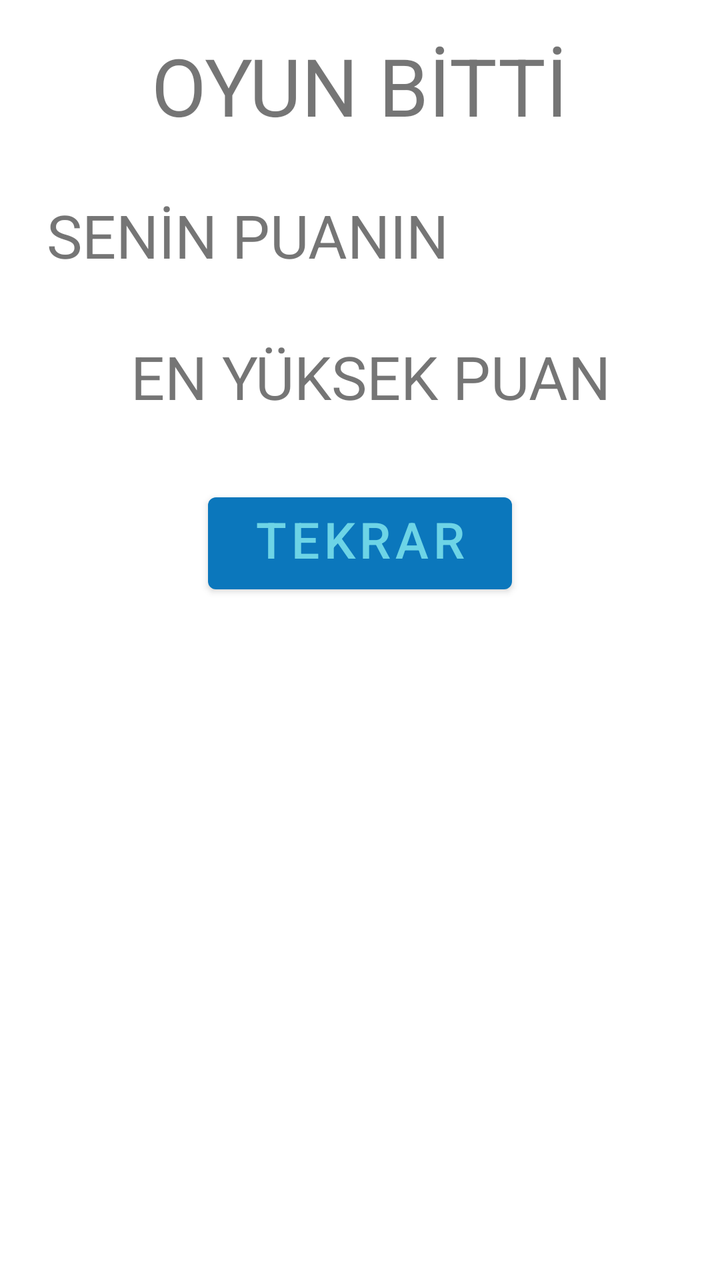
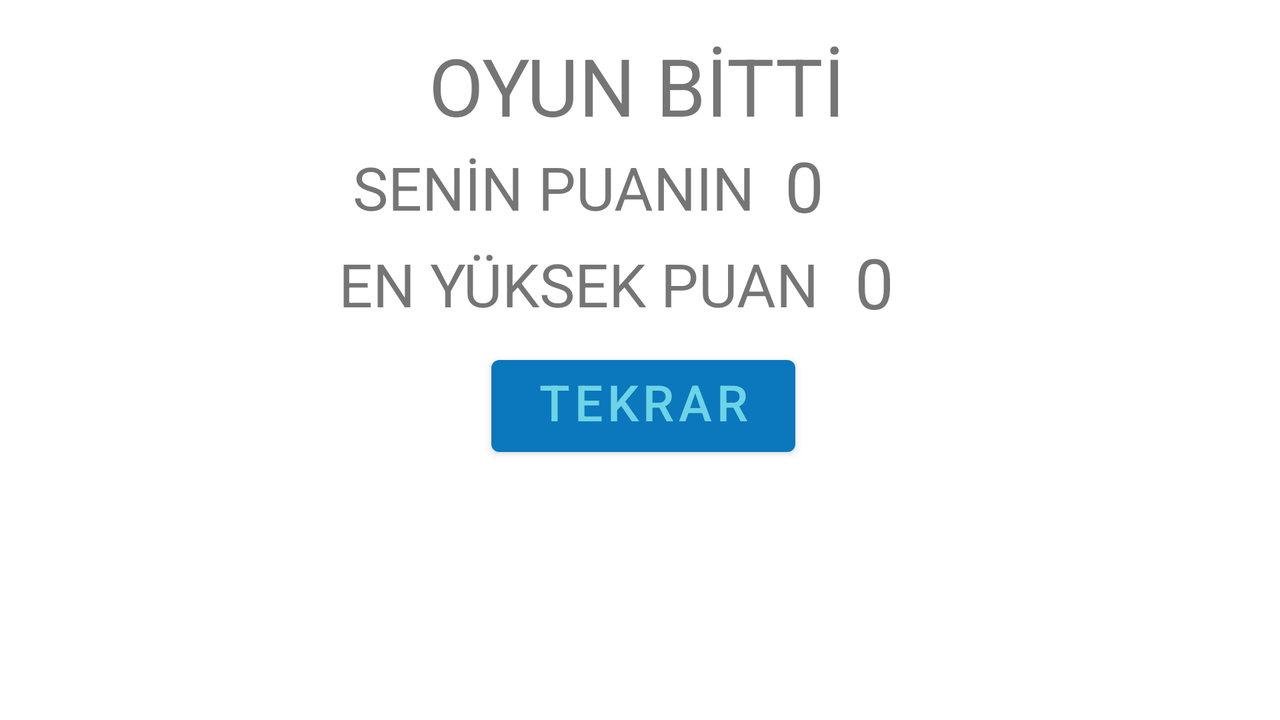

Two renders of one Android screen. The first uses the default layout on a phone; the second uses the alternative layout the repository ships for a different screen configuration, on a matching device. The two XML files are below.
<!-- AndroidManifest.xml: application theme Theme.HarranHub -->
<!-- res/layout/fragment_oyun_bitti_sayfa.xml -->
<?xml version="1.0" encoding="utf-8"?>
<androidx.constraintlayout.widget.ConstraintLayout xmlns:android="http://schemas.android.com/apk/res/android"
xmlns:app="http://schemas.android.com/apk/res-auto"
xmlns:tools="http://schemas.android.com/tools"
android:layout_width="match_parent"
android:layout_height="match_parent"
tools:context=".AnaSayfa.MenuSayfalari.Oyun.OyunBittiSayfa">

    <TextView
        android:id="@+id/oyunBittiTextView"
        android:layout_width="wrap_content"
        android:layout_height="wrap_content"
        android:layout_marginStart="101dp"
        android:layout_marginTop="16dp"
        android:layout_marginEnd="102dp"
        android:text="OYUN BİTTİ"
        android:textSize="40sp"
        app:layout_constraintEnd_toEndOf="parent"
        app:layout_constraintHorizontal_bias="0.496"
        app:layout_constraintStart_toStartOf="parent"
        app:layout_constraintTop_toTopOf="parent" />

    <TextView
        android:id="@+id/score_textView"
        android:layout_width="wrap_content"
        android:layout_height="wrap_content"
        android:layout_marginStart="199dp"
        android:layout_marginTop="28dp"
        android:layout_marginEnd="192dp"
        android:text="0"
        android:textSize="35sp"
        app:layout_constraintEnd_toEndOf="parent"
        app:layout_constraintHorizontal_bias="0.909"
        app:layout_constraintStart_toStartOf="parent"
        app:layout_constraintTop_toBottomOf="@+id/oyunBittiTextView" />

    <TextView
        android:id="@+id/maxScoreTextView"
        android:layout_width="wrap_content"
        android:layout_height="wrap_content"
        android:layout_marginEnd="173dp"
        android:gravity="center"
        android:text="0"
        android:textSize="35sp"
        app:layout_constraintEnd_toEndOf="parent"
        app:layout_constraintHorizontal_bias="0.483"
        app:layout_constraintStart_toEndOf="@+id/enYuksekLabelTextView"
        app:layout_constraintTop_toTopOf="@+id/enYuksekLabelTextView" />

    <TextView
        android:id="@+id/enYuksekLabelTextView"
        android:layout_width="wrap_content"
        android:layout_height="wrap_content"
        android:layout_marginStart="78dp"
        android:layout_marginTop="24dp"
        android:layout_marginEnd="77dp"
        android:gravity="center"
        android:text="EN YÜKSEK PUAN"
        android:textSize="30sp"
        app:layout_constraintEnd_toEndOf="parent"
        app:layout_constraintHorizontal_bias="0.374"
        app:layout_constraintStart_toStartOf="parent"
        app:layout_constraintTop_toBottomOf="@+id/score_textView" />

    <TextView
        android:id="@+id/seninSkorun"
        android:layout_width="wrap_content"
        android:layout_height="wrap_content"
        android:layout_marginStart="78dp"
        android:layout_marginTop="28dp"
        android:gravity="center"
        android:text="SENİN PUANIN"
        android:textSize="30sp"
        app:layout_constraintEnd_toStartOf="@+id/score_textView"
        app:layout_constraintHorizontal_bias="0.786"
        app:layout_constraintStart_toStartOf="parent"
        app:layout_constraintTop_toBottomOf="@+id/oyunBittiTextView" />

    <Button
        android:id="@+id/reStart_btn"
        android:layout_width="152dp"
        android:layout_height="58dp"
        android:layout_marginStart="102dp"
        android:layout_marginTop="28dp"
        android:layout_marginEnd="102dp"
        android:text="TEKRAR DENE"
        android:textColor="#6DD4E6"
        android:textSize="25sp"
        app:layout_constraintEnd_toEndOf="parent"
        app:layout_constraintHorizontal_bias="0.498"
        app:layout_constraintStart_toStartOf="parent"
        app:layout_constraintTop_toBottomOf="@+id/maxScoreTextView" />
</androidx.constraintlayout.widget.ConstraintLayout>
<!-- resources referenced by this layout -->
<resources>
  <style name="Theme.HarranHub" parent="Theme.MaterialComponents.DayNight.DarkActionBar">
          
          <item name="colorPrimary">@color/harranrenkkodumavi</item>
          <item name="colorPrimaryVariant">@color/purple_700</item>
          <item name="colorOnPrimary">@color/white</item>
          
          <item name="colorSecondary">@color/teal_200</item>
          <item name="colorSecondaryVariant">@color/teal_700</item>
          <item name="colorOnSecondary">@color/black</item>
          
          <item name="android:statusBarColor" tools:targetApi="l">?attr/colorPrimaryVariant</item>
          
      </style>
  <color name="harranrenkkodumavi">#0b77bc</color>
  <color name="purple_700">#FF3700B3</color>
  <color name="white">#FFFFFFFF</color>
  <color name="teal_200">#FF03DAC5</color>
  <color name="teal_700">#FF018786</color>
  <color name="black">#FF000000</color>
</resources>
<!-- res/layout-land/fragment_oyun_bitti_sayfa.xml (the repository's variant of the layout above) -->
<!-- drawn on the phone turned sideways -->
<?xml version="1.0" encoding="utf-8"?>
<androidx.constraintlayout.widget.ConstraintLayout xmlns:android="http://schemas.android.com/apk/res/android"
xmlns:app="http://schemas.android.com/apk/res-auto"
xmlns:tools="http://schemas.android.com/tools"
android:layout_width="match_parent"
android:layout_height="match_parent"
tools:context=".AnaSayfa.MenuSayfalari.Oyun.OyunBittiSayfa">

    <TextView
        android:id="@+id/oyunBittiTextView"
        android:layout_width="wrap_content"
        android:layout_height="wrap_content"
        android:layout_marginStart="101dp"
        android:layout_marginTop="16dp"
        android:layout_marginEnd="102dp"
        android:text="OYUN BİTTİ"
        android:textSize="40sp"
        app:layout_constraintEnd_toEndOf="parent"
        app:layout_constraintHorizontal_bias="0.496"
        app:layout_constraintStart_toStartOf="parent"
        app:layout_constraintTop_toTopOf="parent" />

    <TextView
        android:id="@+id/score_textView"
        android:layout_width="wrap_content"
        android:layout_height="wrap_content"
        android:layout_marginStart="199dp"
        android:layout_marginEnd="192dp"
        android:text="0"
        android:textSize="35sp"
        app:layout_constraintEnd_toEndOf="parent"
        app:layout_constraintHorizontal_bias="0.843"
        app:layout_constraintStart_toStartOf="parent"
        app:layout_constraintTop_toBottomOf="@+id/oyunBittiTextView" />

    <TextView
        android:id="@+id/maxScoreTextView"
        android:layout_width="wrap_content"
        android:layout_height="wrap_content"
        android:layout_marginTop="4dp"
        android:layout_marginEnd="173dp"
        android:gravity="center"
        android:text="0"
        android:textSize="35sp"
        app:layout_constraintEnd_toEndOf="parent"
        app:layout_constraintHorizontal_bias="0.478"
        app:layout_constraintStart_toEndOf="@+id/enYuksekLabelTextView"
        app:layout_constraintTop_toBottomOf="@+id/seninSkorun" />

    <TextView
        android:id="@+id/enYuksekLabelTextView"
        android:layout_width="wrap_content"
        android:layout_height="wrap_content"
        android:layout_marginStart="78dp"
        android:layout_marginTop="8dp"
        android:layout_marginEnd="77dp"
        android:gravity="center"
        android:text="EN YÜKSEK PUAN"
        android:textSize="30sp"
        app:layout_constraintEnd_toEndOf="parent"
        app:layout_constraintHorizontal_bias="0.371"
        app:layout_constraintStart_toStartOf="parent"
        app:layout_constraintTop_toBottomOf="@+id/seninSkorun" />

    <TextView
        android:id="@+id/seninSkorun"
        android:layout_width="wrap_content"
        android:layout_height="wrap_content"
        android:layout_marginStart="78dp"
        android:layout_marginTop="4dp"
        android:gravity="center"
        android:text="SENİN PUANIN"
        android:textSize="30sp"
        app:layout_constraintEnd_toStartOf="@+id/score_textView"
        app:layout_constraintHorizontal_bias="0.866"
        app:layout_constraintStart_toStartOf="parent"
        app:layout_constraintTop_toBottomOf="@+id/oyunBittiTextView" />

    <Button
        android:id="@+id/reStart_btn"
        android:layout_width="152dp"
        android:layout_height="58dp"
        android:layout_marginStart="102dp"
        android:layout_marginTop="12dp"
        android:layout_marginEnd="102dp"
        android:text="TEKRAR DENE"
        android:textColor="#6DD4E6"
        android:textSize="25sp"
        app:layout_constraintEnd_toEndOf="parent"
        app:layout_constraintHorizontal_bias="0.506"
        app:layout_constraintStart_toStartOf="parent"
        app:layout_constraintTop_toBottomOf="@+id/enYuksekLabelTextView" />
</androidx.constraintlayout.widget.ConstraintLayout>
